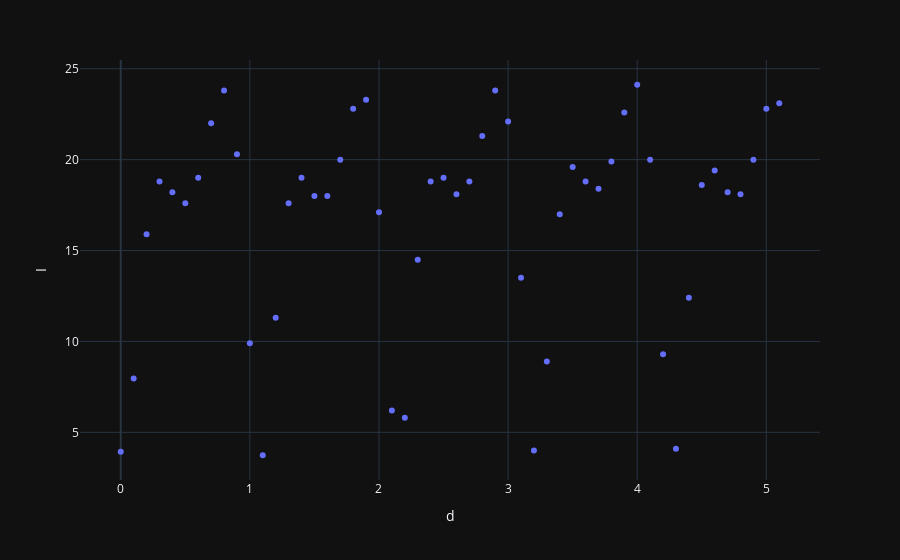

The notebook cell saved with this chart:
### Code cell
plotly.express.scatter(dataframe, x='d', y='I')

### Figure 1 — Plotly figure (JSON) as saved in the notebook; plotly's stock layout.template omitted (floating-point values rounded to 4 significant figures)
{"data": [{"hovertemplate": "d=%{x}<br>I=%{y}<extra></extra>", "legendgroup": "", "marker": {"color": "#636efa", "symbol": "circle"}, "mode": "markers", "name": "", "orientation": "v", "showlegend": false, "x": [0.0, 0.1, 0.2, 0.3, 0.4, 0.5, 0.6, 0.7, 0.8, 0.9, 1.0, 1.1, 1.2, 1.3, 1.4, 1.5, 1.6, 1.7, 1.8, 1.9, 2.0, 2.1, 2.2, 2.3, 2.4, 2.5, 2.6, 2.7, 2.8, 2.9, 3.0, 3.1, 3.2, 3.3, 3.4, 3.5, 3.6, 3.7, 3.8, 3.9, 4.0, 4.1, 4.2, 4.3, 4.4, 4.5, 4.6, 4.7, 4.8, 4.9, 5.0, 5.1], "xaxis": "x", "y": [3.93, 7.96, 15.9, 18.8, 18.2, 17.6, 19.0, 22.0, 23.8, 20.3, 9.9, 3.74, 11.3, 17.6, 19.0, 18.0, 18.0, 20.0, 22.8, 23.3, 17.1, 6.2, 5.8, 14.5, 18.8, 19.0, 18.1, 18.8, 21.3, 23.8, 22.1, 13.5, 4.0, 8.9, 17.0, 19.6, 18.8, 18.4, 19.9, 22.6, 24.12, 20.0, 9.3, 4.1, 12.4, 18.6, 19.4, 18.2, 18.1, 20.0, 22.8, 23.1], "yaxis": "y", "type": "scatter"}], "layout": {"xaxis": {"anchor": "y", "domain": [0.0, 1.0], "title": {"text": "d"}}, "yaxis": {"anchor": "x", "domain": [0.0, 1.0], "title": {"text": "I"}}, "legend": {"tracegroupgap": 0}, "margin": {"t": 60}}}
